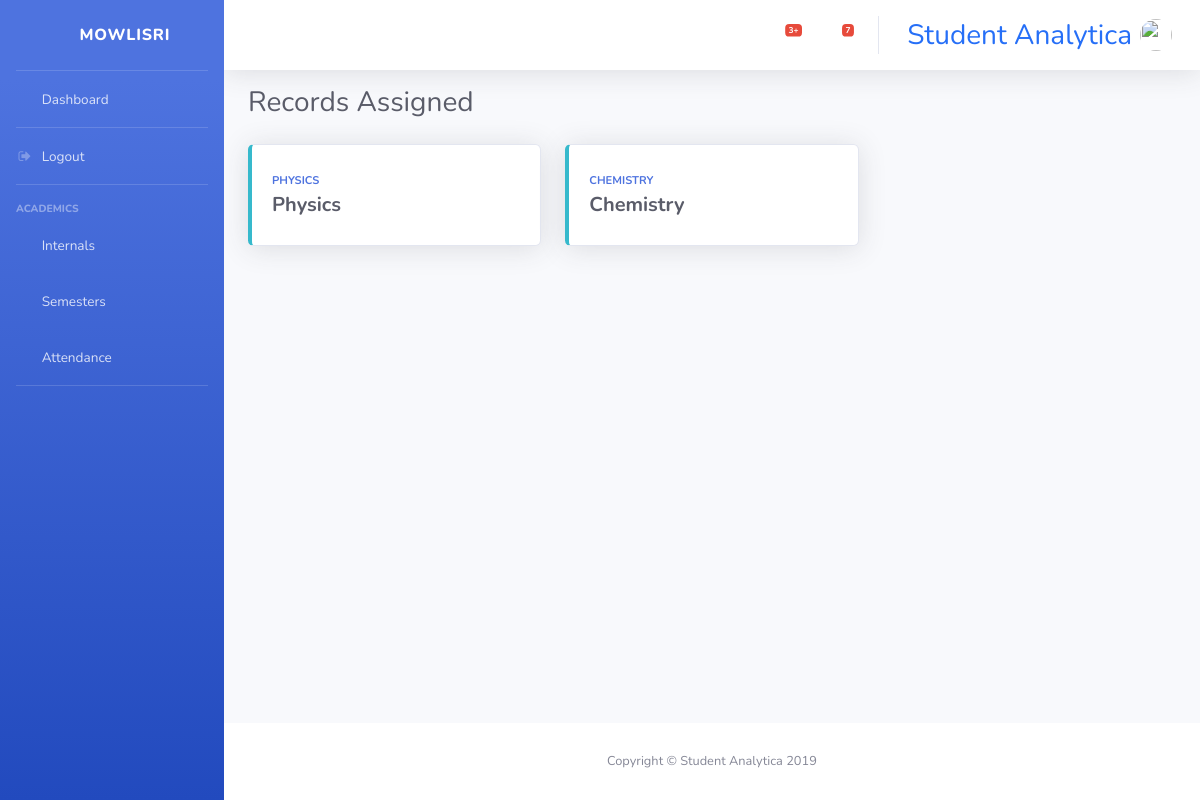
Page /academics/assigned_sem/ (signed in) on the earlier database version.
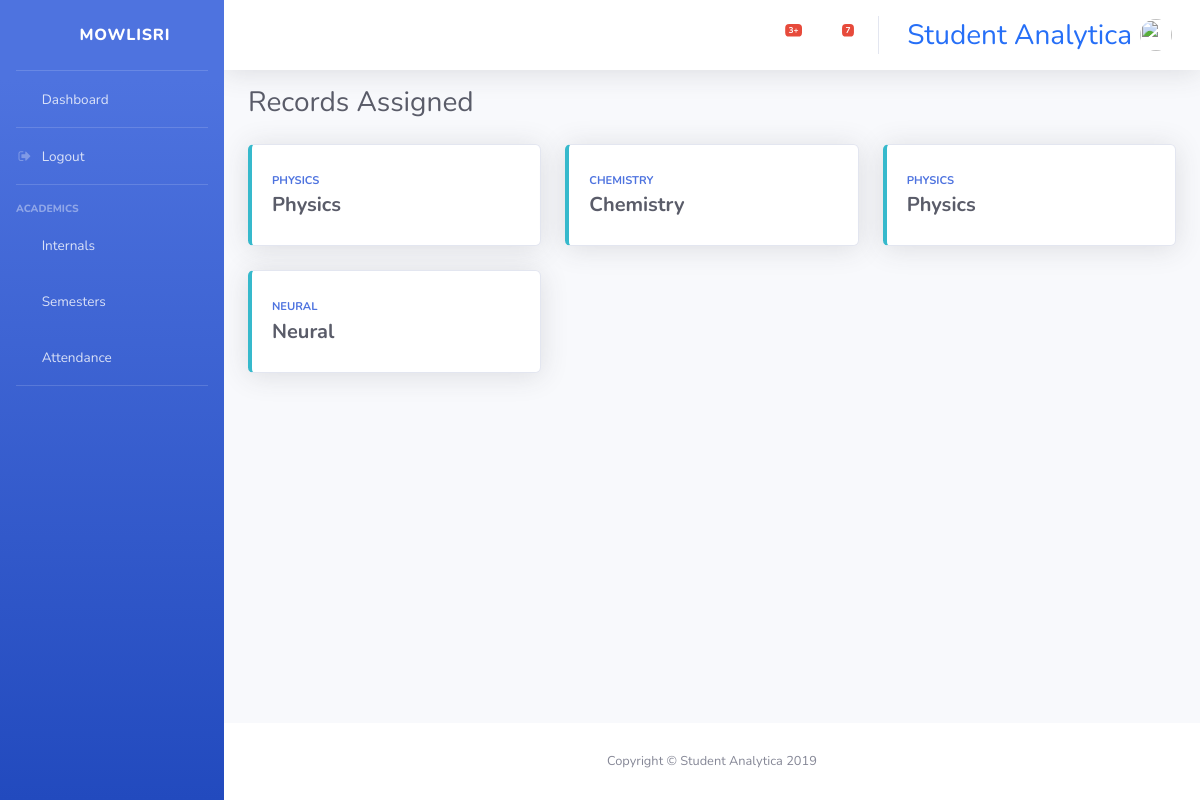
Same page on the later database version.
### console/models.py (models this page shows, shortened)
class SemAssign(models.Model):
    staff = models.ForeignKey(User, on_delete=models.CASCADE)
    semester = models.ForeignKey(Subject, on_delete=models.CASCADE, default=1)

class Subject(models.Model):
    CRED = (('1','1'),('2','2'),('3','3'),('4','4'),('5','5'),('6','6'))
    SEM = (('1','1'),('2','2'),('3','3'),('4','4'),('5','5'),('6','6'),('7','7'),('8','8'))
    subname = models.CharField(max_length=100)
    subcode = models.CharField(max_length=7)
    subcred = models.CharField(max_length=1, choices=CRED, default='1')
    sem = models.CharField(max_length=1, choices=SEM, default='1')
    def __str__(self):
        return self.subname

### console/views.py (the view)
# urls.py: path('academics/assigned_sem/', views.assigned_sem, name='assigned_sem'),
def assigned_sem(request):
    if request.user.is_staff:
        context={
            'classes': SemAssign.objects.filter(staff__username=request.user.username)
        }
        return render(request, 'console/academics/assigned_sem.html', context)
    else:
        return redirect('semesters')

### console/templates/console/academics/assigned_sem.html
{% extends "base.html" %}
{% block content %}
<div class="d-sm-flex align-items-center justify-content-between mb-4">
<h1 class="h3 mb-0 text-gray-800">Records Assigned</h1>
</div>
<div class="row">
{% for class in classes %}
<div class="col-xl-4 col-md-6 mb-4">
    <a href="{% url 'semesters' %}?subject-query={{class.semester.subcode}}" style="text-decoration: none;">
        <div class="card border-left-info shadow h-100 py-2">
            <div class="card-body">
                <div class="row no-gutters align-items-center">
                    <div class="col mr-2">
                        <div class="text-xs font-weight-bold text-primary text-uppercase mb-1">{{class.semester}}</div>
                        <div class="h5 mb-0 font-weight-bold text-gray-800">{{class.semester}}</div>
                    </div>
                    <div class="col-auto">
                        <i class="fas fa-book-reader fa-2x text-gray-300"></i>
                    </div>
                </div>
            </div>
        </div>
    </a>
</div>
{% endfor %}
</div>
{% endblock content %}

Differences in the rows shown:
added SemAssign: semester "PHYSICS", semester "Physics"
added SemAssign: semester "NEURAL", semester "Neural"
